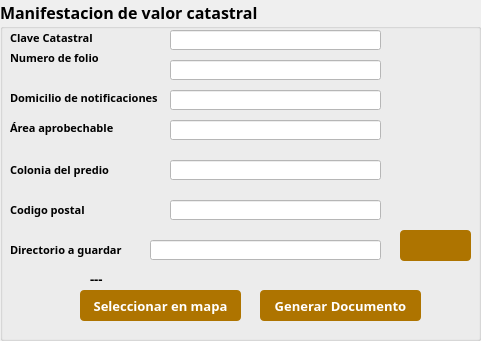
        <widget class="QgsCollapsibleGroupBox" name="mGroupBox_6">
         <property name="geometry">
          <rect>
           <x>10</x>
           <y>967</y>
           <width>481</width>
           <height>341</height>
          </rect>
         </property>
         <property name="sizePolicy">
          <sizepolicy hsizetype="Expanding" vsizetype="Expanding">
           <horstretch>0</horstretch>
           <verstretch>0</verstretch>
          </sizepolicy>
         </property>
         <property name="minimumSize">
          <size>
           <width>481</width>
           <height>341</height>
          </size>
         </property>
         <property name="font">
          <font>
           <family>Century Gothic</family>
           <pointsize>12</pointsize>
           <weight>75</weight>
           <bold>true</bold>
          </font>
         </property>
         <property name="title">
          <string>Manifestacion de valor catastral</string>
         </property>
         <property name="alignment">
          <set>Qt::AlignLeading|Qt::AlignLeft|Qt::AlignTop</set>
         </property>
         <property name="flat">
          <bool>false</bool>
         </property>
         <property name="checkable">
          <bool>false</bool>
         </property>
         <property name="checked">
          <bool>false</bool>
         </property>
         <widget class="QLabel" name="label_15">
          <property name="geometry">
           <rect>
            <x>10</x>
            <y>240</y>
            <width>131</width>
            <height>20</height>
           </rect>
          </property>
          <property name="font">
           <font>
            <family>Century Gothic</family>
            <pointsize>8</pointsize>
            <weight>75</weight>
            <bold>true</bold>
           </font>
          </property>
          <property name="text">
           <string>Directorio a guardar</string>
          </property>
         </widget>
         <widget class="QPushButton" name="btnSeleccionar_5">
          <property name="geometry">
           <rect>
            <x>80</x>
            <y>290</y>
            <width>161</width>
            <height>31</height>
           </rect>
          </property>
          <property name="font">
           <font>
            <family>Century Gothic</family>
            <pointsize>10</pointsize>
            <weight>75</weight>
            <bold>true</bold>
           </font>
          </property>
          <property name="styleSheet">
           <string notr="true">QPushButton{
background : rgb(174, 116, 0);
color : rgb(255, 255, 255);
border-radius : 4px;
}
QPushButton::hover{
background : rgb(104, 69, 13);
color : rgb(255, 255, 255);
border-radius : 4px;
}
QPushButton:disabled {
background: rgb(217, 217, 217)
}</string>
          </property>
          <property name="text">
           <string>Seleccionar en mapa</string>
          </property>
         </widget>
         <widget class="QLabel" name="label">
          <property name="geometry">
           <rect>
            <x>10</x>
            <y>30</y>
            <width>101</width>
            <height>16</height>
           </rect>
          </property>
          <property name="font">
           <font>
            <family>Century Gothic</family>
            <pointsize>8</pointsize>
            <weight>75</weight>
            <bold>true</bold>
           </font>
          </property>
          <property name="text">
           <string>Clave Catastral</string>
          </property>
         </widget>
         <widget class="QPushButton" name="btnBrowse_5">
          <property name="geometry">
           <rect>
            <x>400</x>
            <y>230</y>
            <width>71</width>
            <height>31</height>
           </rect>
          </property>
          <property name="font">
           <font>
            <family>Century Gothic</family>
            <pointsize>10</pointsize>
            <weight>75</weight>
            <bold>true</bold>
           </font>
          </property>
          <property name="styleSheet">
           <string notr="true">QPushButton{
background : rgb(174, 116, 0);
color : rgb(255, 255, 255);
border-radius : 4px;
}
QPushButton::hover{
background : rgb(104, 69, 13);
color : rgb(255, 255, 255);
border-radius : 4px;
}
QPushButton:disabled {
background: rgb(217, 217, 217)
}</string>
          </property>
          <property name="text">
           <string/>
          </property>
          <property name="iconSize">
           <size>
            <width>30</width>
            <height>30</height>
           </size>
          </property>
         </widget>
         <widget class="QLineEdit" name="fldCveCat_5">
          <property name="enabled">
           <bool>true</bool>
          </property>
          <property name="geometry">
           <rect>
            <x>170</x>
            <y>30</y>
            <width>211</width>
            <height>20</height>
           </rect>
          </property>
          <property name="font">
           <font>
            <family>Century Gothic</family>
            <pointsize>10</pointsize>
           </font>
          </property>
          <property name="styleSheet">
           <string notr="true">background: rgb(255,255,255)</string>
          </property>
         </widget>
         <widget class="QLabel" name="label_16">
          <property name="geometry">
           <rect>
            <x>10</x>
            <y>120</y>
            <width>131</width>
            <height>16</height>
           </rect>
          </property>
          <property name="font">
           <font>
            <family>Century Gothic</family>
            <pointsize>8</pointsize>
            <weight>75</weight>
            <bold>true</bold>
           </font>
          </property>
          <property name="text">
           <string>Área aprobechable</string>
          </property>
         </widget>
         <widget class="QLineEdit" name="fldCodPostal">
          <property name="enabled">
           <bool>true</bool>
          </property>
          <property name="geometry">
           <rect>
            <x>170</x>
            <y>200</y>
            <width>211</width>
            <height>20</height>
           </rect>
          </property>
          <property name="font">
           <font>
            <family>Century Gothic</family>
            <pointsize>10</pointsize>
           </font>
          </property>
          <property name="styleSheet">
           <string notr="true">background: rgb(255,255,255)</string>
          </property>
          <property name="dragEnabled">
           <bool>false</bool>
          </property>
         </widget>
         <widget class="QLineEdit" name="fldNomfolio">
          <property name="enabled">
           <bool>true</bool>
          </property>
          <property name="geometry">
           <rect>
            <x>170</x>
            <y>60</y>
            <width>211</width>
            <height>20</height>
           </rect>
          </property>
          <property name="font">
           <font>
            <family>Century Gothic</family>
            <pointsize>10</pointsize>
           </font>
          </property>
          <property name="styleSheet">
           <string notr="true">background: rgb(255,255,255)</string>
          </property>
         </widget>
         <widget class="QPushButton" name="btnGenerar_5">
          <property name="geometry">
           <rect>
            <x>260</x>
            <y>290</y>
            <width>161</width>
            <height>31</height>
           </rect>
          </property>
          <property name="font">
           <font>
            <family>Century Gothic</family>
            <pointsize>10</pointsize>
            <weight>75</weight>
            <bold>true</bold>
           </font>
          </property>
          <property name="styleSheet">
           <string notr="true">QPushButton{
background : rgb(174, 116, 0);
color : rgb(255, 255, 255);
border-radius : 4px;
}
QPushButton::hover{
background : rgb(104, 69, 13);
color : rgb(255, 255, 255);
border-radius : 4px;
}
QPushButton:disabled {
background: rgb(217, 217, 217)
}</string>
          </property>
          <property name="text">
           <string>Generar Documento</string>
          </property>
         </widget>
         <widget class="QLabel" name="label_17">
          <property name="geometry">
           <rect>
            <x>10</x>
            <y>90</y>
            <width>151</width>
            <height>16</height>
           </rect>
          </property>
          <property name="font">
           <font>
            <family>Century Gothic</family>
            <pointsize>8</pointsize>
            <weight>75</weight>
            <bold>true</bold>
           </font>
          </property>
          <property name="text">
           <string>Domicilio de notificaciones</string>
          </property>
         </widget>
         <widget class="QLineEdit" name="fldDomNoti">
          <property name="enabled">
           <bool>true</bool>
          </property>
          <property name="geometry">
           <rect>
            <x>170</x>
            <y>90</y>
            <width>211</width>
            <height>20</height>
           </rect>
          </property>
          <property name="font">
           <font>
            <family>Century Gothic</family>
            <pointsize>10</pointsize>
           </font>
          </property>
          <property name="styleSheet">
           <string notr="true">background: rgb(255,255,255)</string>
          </property>
         </widget>
         <widget class="QLineEdit" name="fldColPredio">
          <property name="enabled">
           <bool>true</bool>
          </property>
          <property name="geometry">
           <rect>
            <x>170</x>
            <y>160</y>
            <width>211</width>
            <height>20</height>
           </rect>
          </property>
          <property name="font">
           <font>
            <family>Century Gothic</family>
            <pointsize>10</pointsize>
           </font>
          </property>
          <property name="styleSheet">
           <string notr="true">background: rgb(255,255,255)</string>
          </property>
          <property name="dragEnabled">
           <bool>false</bool>
          </property>
         </widget>
         <widget class="QLabel" name="label_18">
          <property name="geometry">
           <rect>
            <x>10</x>
            <y>160</y>
            <width>131</width>
            <height>20</height>
           </rect>
          </property>
          <property name="font">
           <font>
            <family>Century Gothic</family>
            <pointsize>8</pointsize>
            <weight>75</weight>
            <bold>true</bold>
           </font>
          </property>
          <property name="text">
           <string>Colonia del predio</string>
          </property>
         </widget>
         <widget class="QLabel" name="label_19">
          <property name="geometry">
           <rect>
            <x>10</x>
            <y>50</y>
            <width>121</width>
            <height>16</height>
           </rect>
          </property>
          <property name="font">
           <font>
            <family>Century Gothic</family>
            <pointsize>8</pointsize>
            <weight>75</weight>
            <bold>true</bold>
           </font>
          </property>
          <property name="text">
           <string>Numero de folio</string>
          </property>
         </widget>
         <widget class="QLabel" name="lbEstatusCedula_6">
          <property name="geometry">
           <rect>
            <x>90</x>
            <y>270</y>
            <width>231</width>
            <height>16</height>
           </rect>
          </property>
          <property name="font">
           <font>
            <family>Century Gothic</family>
            <pointsize>10</pointsize>
           </font>
          </property>
          <property name="text">
           <string>&lt;html&gt;&lt;head/&gt;&lt;body&gt;&lt;p&gt;---&lt;/p&gt;&lt;/body&gt;&lt;/html&gt;</string>
          </property>
         </widget>
         <widget class="QLineEdit" name="fldAreaApro">
          <property name="enabled">
           <bool>true</bool>
          </property>
          <property name="geometry">
           <rect>
            <x>170</x>
            <y>120</y>
            <width>211</width>
            <height>20</height>
           </rect>
          </property>
          <property name="font">
           <font>
            <family>Century Gothic</family>
            <pointsize>10</pointsize>
           </font>
          </property>
          <property name="styleSheet">
           <string notr="true">background: rgb(255,255,255)</string>
          </property>
         </widget>
         <widget class="QLineEdit" name="fldDirectorio_5">
          <property name="enabled">
           <bool>false</bool>
          </property>
          <property name="geometry">
           <rect>
            <x>150</x>
            <y>240</y>
            <width>231</width>
            <height>20</height>
           </rect>
          </property>
          <property name="font">
           <font>
            <family>Century Gothic</family>
            <pointsize>10</pointsize>
           </font>
          </property>
          <property name="styleSheet">
           <string notr="true">background: rgb(255,255,255)</string>
          </property>
         </widget>
         <widget class="QLabel" name="label_20">
          <property name="geometry">
           <rect>
            <x>10</x>
            <y>200</y>
            <width>131</width>
            <height>20</height>
           </rect>
          </property>
          <property name="font">
           <font>
            <family>Century Gothic</family>
            <pointsize>8</pointsize>
            <weight>75</weight>
            <bold>true</bold>
           </font>
          </property>
          <property name="text">
           <string>Codigo postal</string>
          </property>
         </widget>
        </widget>
